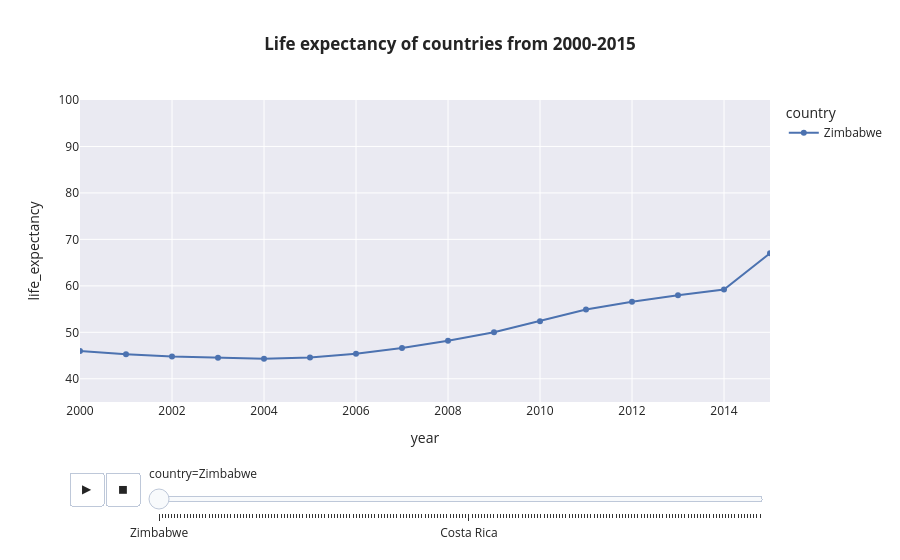

This figure's notebook cell:
### Code cell
fig = px.line(df.sort_values(by='year'),
              x='year', 
              y='life_expectancy', 
              range_y=[35, 100],
              range_x=[2000, 2015],
              animation_frame='country', 
              animation_group='year', 
              color='country', 
              markers=True, 
              template='seaborn', 
              title='<b>Life expectancy of countries from 2000-2015')
fig.show()
